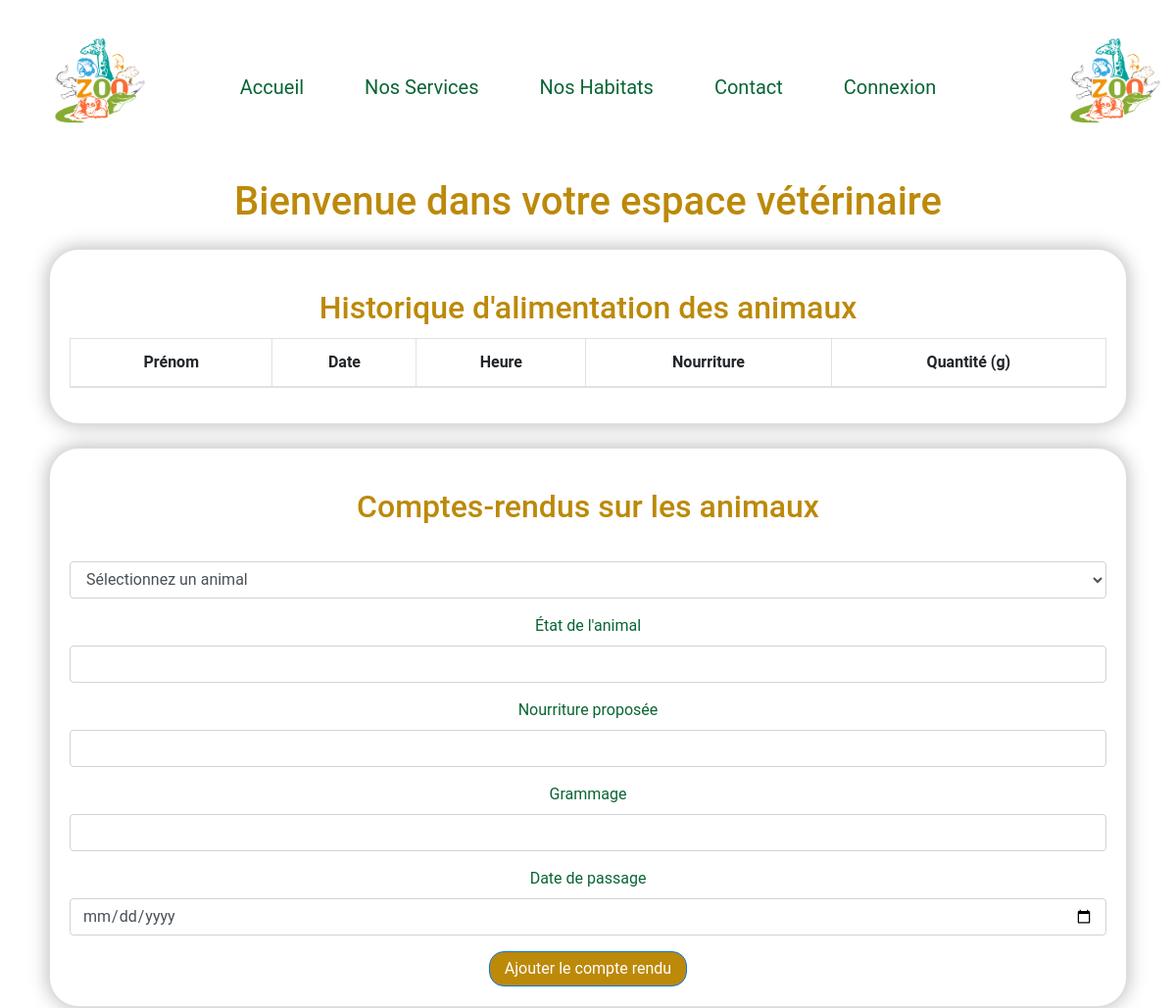
Page /back-end-php/users/veterinaire/veterinaire_dashboard.php (signed in, upper part) on the earlier database version.
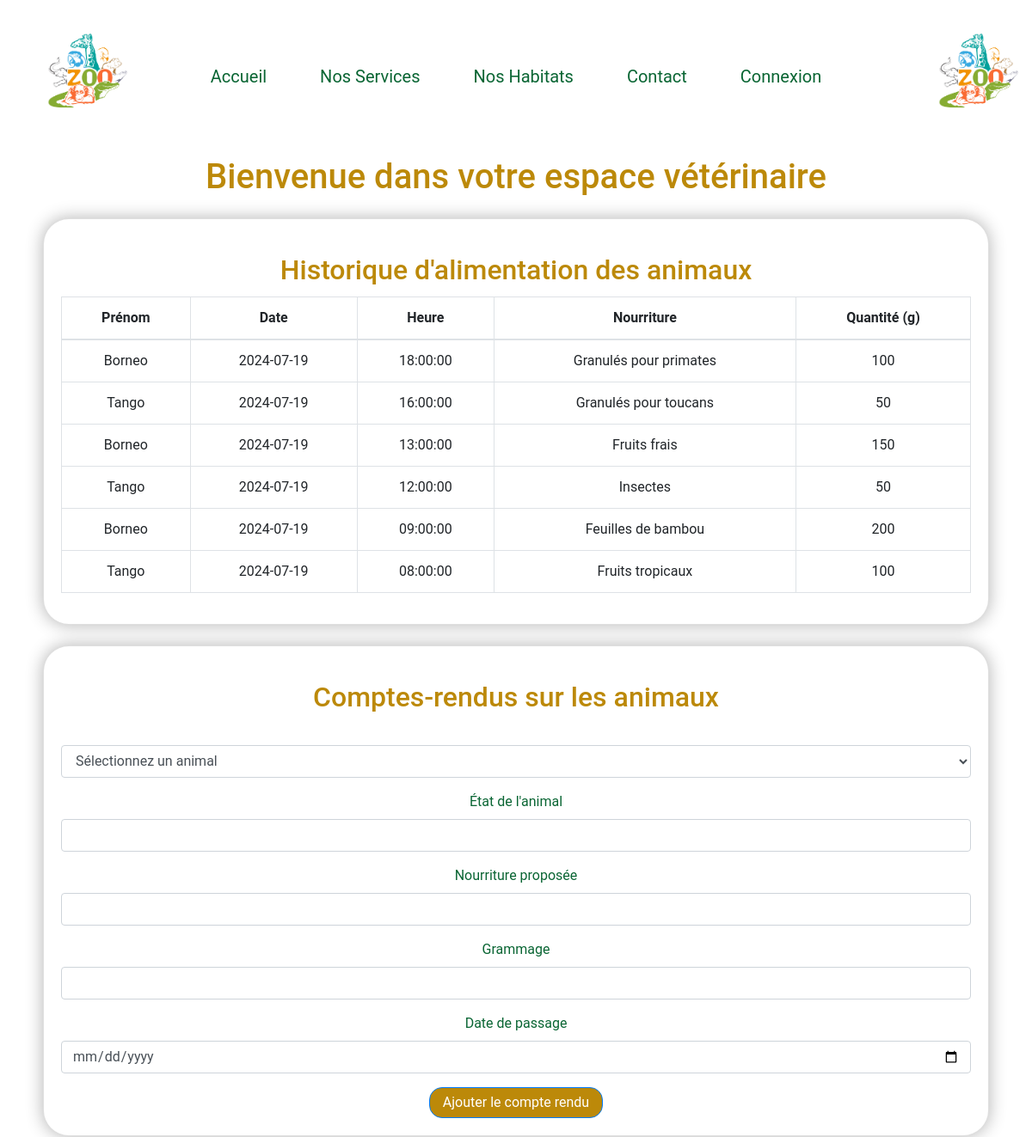
Same page on the later database version.
### tables this page shows
CREATE TABLE `AlimentationAnimaux` (
  `id` int(11) NOT NULL,
  `Prenom` varchar(255) NOT NULL,
  `DateAlimentation` date NOT NULL,
  `HeureAlimentation` time NOT NULL,
  `Nourriture` varchar(255) NOT NULL,
  `Quantite` int(11) NOT NULL
);

### back-end-php/users/veterinaire/veterinaire_dashboard.php (the view, shortened to what this page needs)
<?php
require '../../config.php';
$sql_alimentation = "SELECT Prenom, DateAlimentation, HeureAlimentation, Nourriture, Quantite FROM AlimentationAnimaux ORDER BY DateAlimentation DESC, HeureAlimentation DESC";
$stmt_alimentation = $conn->prepare($sql_alimentation);
$stmt_alimentation->execute();
$alimentation = $stmt_alimentation->fetchAll(PDO::FETCH_ASSOC);
?>
<!DOCTYPE html>
<html lang="fr">
<head>
    <link rel="stylesheet" href="https://stackpath.bootstrapcdn.com/bootstrap/4.5.2/css/bootstrap.min.css">
    <link rel="stylesheet" href="/assets/style.css">
</head>
<body>
<header>
    <div class="container">
        <div class="row align-items-center">
            <div class="col-md-1">
                <a href="/index.html">
                    <img src="/assets/images/logo-arcadia.jpeg" alt="Logo Arcadia Zoo" class="logo" />
                </a>
            </div>
            <div class="col-md-10">
                <nav>
                    <ul class="nav justify-content-center">
                        <li class="nav-item">
                            <a href="/index.html" class="nav-link" style="font-size: 20px">Accueil</a>
                        </li>
                        <li class="nav-item">
                            <a href="/public/services.php" class="nav-link" style="font-size: 20px">Nos Services</a>
                        </li>
                        <li class="nav-item">
                            <a href="/public/habitats.php" class="nav-link" style="font-size: 20px">Nos Habitats</a>
                        </li>
                        <li class="nav-item">
                            <a href="/public/contact.html" class="nav-link" style="font-size: 20px">Contact</a>
                        </li>
                        <li class="nav-item" id="loginNavItem">
                            <a id="loginLink" href="/public/connexion.html" class="nav-link" style="font-size: 20px">Connexion</a>
                        </li>
                    </ul>
                </nav>
            </div>
            <div class="col-md-1">
                <a href="/index.html">
                    <img src="/assets/images/logo-arcadia.jpeg" alt="Logo Arcadia Zoo" class="logo" />
                </a>
            </div>
        </div>
    </div>
</header>
<main class="container mt-4">
    <h1 class="text-center mb-4">Bienvenue dans votre espace vétérinaire</h1>
    <div class="card mt-4">
        <div class="card-body">
            <h2 class="card-title">Historique d'alimentation des animaux</h2>
            <table class="table table-bordered">
                <thead>
                    <tr>
                        <th>Prénom</th>
                        <th>Date</th>
                        <th>Heure</th>
                        <th>Nourriture</th>
                        <th>Quantité (g)</th>
                    </tr>
                </thead>
                <tbody>
                    <?php foreach ($alimentation as $al) : ?>
                        <tr>
                            <td><?= htmlspecialchars($al['Prenom']) ?></td>
                            <td><?= htmlspecialchars($al['DateAlimentation']) ?></td>
                            <td><?= htmlspecialchars($al['HeureAlimentation']) ?></td>
                            <td><?= htmlspecialchars($al['Nourriture']) ?></td>
                            <td><?= htmlspecialchars($al['Quantite']) ?></td>
                        </tr>
                    <?php endforeach; ?>
                </tbody>
            </table>
        </div>
    </div>
    <div class="card mt-4">
        <div class="card-body">
            <h2 class="card-title">Comptes-rendus sur les animaux</h2>
            <form method="POST" action="">
                <div class="form-group">
                    <select id="animal" name="animal" class="form-control" required>
                        <option value="">Sélectionnez un animal</option>
                    </select>
                </div>
                <div class="form-group">
                    <label for="etat_animal">État de l'animal</label>
                    <input type="text" id="etat_animal" name="etat_animal" class="form-control" required>
                </div>
                <div class="form-group">
                    <label for="nourriture">Nourriture proposée</label>
                    <input type="text" id="nourriture" name="nourriture" class="form-control" required>
                </div>
                <div class="form-group">
                    <label for="grammage">Grammage</label>
                    <input type="number" id="grammage" name="grammage" class="form-control" required>
                </div>
                <div class="form-group">
                    <label for="date_passage">Date de passage</label>
                    <input type="date" id="date_passage" name="date_passage" class="form-control" required>
                </div>
                <button type="submit" name="submit_compte_rendu" class="btn btn-primary">Ajouter le compte rendu</button>
            </form>
        </div>
    </div>
</main>
</body>
</html>

### assets/style.css (style rules this page uses)
body, h3, h4, p, ul, li, a { margin: 10px; padding: 0px; list-style: none; text-decoration: none; font-family: 'Roboto', sans-serif; color: #096533; }
h1, h2, h5, h6 { color: #bc8909; text-align: center; margin: 20px; }
.container { margin: 0 auto; padding: 0 20px; }
.logo { width: 100px; height: 100px; margin: 0 auto; display: block; }
.nav-item { display: inline-block; margin: 0 5px; }
.nav-link { color: #096533; }
img { border-radius: 10px; }
.btn { display: inline-block; padding: 5px 15px; background-color: #bc8909; color: #fff; border-radius: 15px; transition: background-color 0.3s ease; }
.card { width: 100%; border-radius: 30px; overflow: hidden; margin-bottom: 20px; box-shadow: 0 0 20px rgba(0, 0, 0, 0.3); }
.card-body { padding: 20px; text-align: center; }

Differences in the rows shown:
added alimentationanimaux: Prenom "Borneo", DateAlimentation "2024-07-19", HeureAlimentation "18:00:00", Nourriture "Granulés pour primates", Quantite "100"
added alimentationanimaux: Prenom "Tango", DateAlimentation "2024-07-19", HeureAlimentation "16:00:00", Nourriture "Granulés pour toucans", Quantite "50"
added alimentationanimaux: Prenom "Borneo", DateAlimentation "2024-07-19", HeureAlimentation "13:00:00", Nourriture "Fruits frais", Quantite "150"
added alimentationanimaux: Prenom "Tango", DateAlimentation "2024-07-19", HeureAlimentation "12:00:00", Nourriture "Insectes", Quantite "50"
added alimentationanimaux: Prenom "Borneo", DateAlimentation "2024-07-19", HeureAlimentation "09:00:00", Nourriture "Feuilles de bambou", Quantite "200"
added alimentationanimaux: Prenom "Tango", DateAlimentation "2024-07-19", HeureAlimentation "08:00:00", Nourriture "Fruits tropicaux", Quantite "100"
